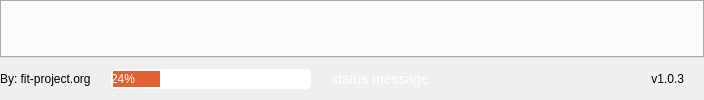
           <widget class="QFrame" name="content_bottom">
            <property name="maximumSize">
             <size>
              <width>16777215</width>
              <height>16777215</height>
             </size>
            </property>
            <property name="frameShape">
             <enum>QFrame::NoFrame</enum>
            </property>
            <property name="frameShadow">
             <enum>QFrame::Raised</enum>
            </property>
            <layout class="QVBoxLayout" name="verticalLayout_6">
             <property name="spacing">
              <number>0</number>
             </property>
             <property name="leftMargin">
              <number>0</number>
             </property>
             <property name="topMargin">
              <number>0</number>
             </property>
             <property name="rightMargin">
              <number>0</number>
             </property>
             <property name="bottomMargin">
              <number>0</number>
             </property>
             <item>
              <widget class="QFrame" name="content">
               <property name="enabled">
                <bool>true</bool>
               </property>
               <property name="styleSheet">
                <string notr="true"/>
               </property>
               <property name="frameShape">
                <enum>QFrame::NoFrame</enum>
               </property>
               <property name="frameShadow">
                <enum>QFrame::Raised</enum>
               </property>
               <layout class="QHBoxLayout" name="contentTabsLayout">
                <property name="spacing">
                 <number>0</number>
                </property>
                <property name="sizeConstraint">
                 <enum>QLayout::SetNoConstraint</enum>
                </property>
                <property name="leftMargin">
                 <number>0</number>
                </property>
                <property name="topMargin">
                 <number>0</number>
                </property>
                <property name="rightMargin">
                 <number>0</number>
                </property>
                <property name="bottomMargin">
                 <number>0</number>
                </property>
                <item>
                 <widget class="QTabWidget" name="tabs">
                  <property name="layoutDirection">
                   <enum>Qt::LeftToRight</enum>
                  </property>
                  <property name="autoFillBackground">
                   <bool>false</bool>
                  </property>
                  <property name="styleSheet">
                   <string notr="true">
QTabWidget::tab-bar {alignment: left; background: #0B6C87; color:#ffffff;}
QTabBar::tab {
    background: rgb(33, 37, 43);
    border: 2px solid rgb(33, 37, 43);
    border-top-left-radius: 4px;
    border-top-right-radius: 4px;
    min-width: 8ex;
    padding: 4px;
}

QTabBar::tab:selected, QTabBar::tab:hover {
    background: rgb(44, 49, 58);
}

QTabBar::tab:selected {
    border-color: rgb(44, 49, 58);
}

QTabBar::tab:!selected {
    margin-top: 2px; /* make non-selected tabs look smaller */
}</string>
                  </property>
                  <property name="tabPosition">
                   <enum>QTabWidget::North</enum>
                  </property>
                  <property name="tabShape">
                   <enum>QTabWidget::Rounded</enum>
                  </property>
                  <property name="currentIndex">
                   <number>0</number>
                  </property>
                  <property name="elideMode">
                   <enum>Qt::ElideLeft</enum>
                  </property>
                  <property name="documentMode">
                   <bool>false</bool>
                  </property>
                  <property name="tabsClosable">
                   <bool>true</bool>
                  </property>
                  <property name="movable">
                   <bool>false</bool>
                  </property>
                  <property name="tabBarAutoHide">
                   <bool>true</bool>
                  </property>
                  <widget class="QWidget" name="tab">
                   <attribute name="title">
                    <string>Tab1</string>
                   </attribute>
                  </widget>
                 </widget>
                </item>
               </layout>
              </widget>
             </item>
             <item>
              <widget class="QFrame" name="bottom_bar">
               <property name="minimumSize">
                <size>
                 <width>0</width>
                 <height>42</height>
                </size>
               </property>
               <property name="maximumSize">
                <size>
                 <width>16777215</width>
                 <height>42</height>
                </size>
               </property>
               <property name="frameShape">
                <enum>QFrame::NoFrame</enum>
               </property>
               <property name="frameShadow">
                <enum>QFrame::Raised</enum>
               </property>
               <layout class="QHBoxLayout" name="horizontalLayout_5">
                <property name="spacing">
                 <number>0</number>
                </property>
                <property name="leftMargin">
                 <number>0</number>
                </property>
                <property name="topMargin">
                 <number>0</number>
                </property>
                <property name="rightMargin">
                 <number>0</number>
                </property>
                <property name="bottomMargin">
                 <number>0</number>
                </property>
                <item>
                 <widget class="QLabel" name="credits_label">
                  <property name="maximumSize">
                   <size>
                    <width>120</width>
                    <height>16</height>
                   </size>
                  </property>
                  <property name="text">
                   <string>By: fit-project.org</string>
                  </property>
                  <property name="alignment">
                   <set>Qt::AlignLeading|Qt::AlignLeft|Qt::AlignVCenter</set>
                  </property>
                 </widget>
                </item>
                <item>
                 <spacer name="bottom_bar_left_spacer">
                  <property name="orientation">
                   <enum>Qt::Horizontal</enum>
                  </property>
                  <property name="sizeType">
                   <enum>QSizePolicy::Expanding</enum>
                  </property>
                  <property name="sizeHint" stdset="0">
                   <size>
                    <width>20</width>
                    <height>20</height>
                   </size>
                  </property>
                 </spacer>
                </item>
                <item>
                 <widget class="QProgressBar" name="progress_bar">
                  <property name="minimumSize">
                   <size>
                    <width>200</width>
                    <height>0</height>
                   </size>
                  </property>
                  <property name="maximumSize">
                   <size>
                    <width>200</width>
                    <height>20</height>
                   </size>
                  </property>
                  <property name="styleSheet">
                   <string notr="true">QProgressBar
{
    color: #ffffff;
    border-style: outset;
border-width: 2px;
    border-radius: 5px;
    text-align: left;
}
QProgressBar::chunk
{
    background-color:#e06133;
}</string>
                  </property>
                  <property name="value">
                   <number>24</number>
                  </property>
                 </widget>
                </item>
                <item>
                 <spacer name="bottom_bar_central_spacer">
                  <property name="orientation">
                   <enum>Qt::Horizontal</enum>
                  </property>
                  <property name="sizeType">
                   <enum>QSizePolicy::Expanding</enum>
                  </property>
                  <property name="sizeHint" stdset="0">
                   <size>
                    <width>20</width>
                    <height>20</height>
                   </size>
                  </property>
                 </spacer>
                </item>
                <item>
                 <widget class="QLabel" name="status_message">
                  <property name="minimumSize">
                   <size>
                    <width>300</width>
                    <height>0</height>
                   </size>
                  </property>
                  <property name="styleSheet">
                   <string notr="true">font-size:14px;
color:#ffffff;</string>
                  </property>
                  <property name="text">
                   <string>status message</string>
                  </property>
                 </widget>
                </item>
                <item>
                 <spacer name="bottom_bar_right_spacer">
                  <property name="orientation">
                   <enum>Qt::Horizontal</enum>
                  </property>
                  <property name="sizeType">
                   <enum>QSizePolicy::Expanding</enum>
                  </property>
                  <property name="sizeHint" stdset="0">
                   <size>
                    <width>20</width>
                    <height>20</height>
                   </size>
                  </property>
                 </spacer>
                </item>
                <item>
                 <widget class="QLabel" name="version">
                  <property name="maximumSize">
                   <size>
                    <width>120</width>
                    <height>16777215</height>
                   </size>
                  </property>
                  <property name="text">
                   <string>v1.0.3</string>
                  </property>
                  <property name="alignment">
                   <set>Qt::AlignRight|Qt::AlignTrailing|Qt::AlignVCenter</set>
                  </property>
                 </widget>
                </item>
                <item>
                 <widget class="QFrame" name="frame_size_grip">
                  <property name="minimumSize">
                   <size>
                    <width>20</width>
                    <height>0</height>
                   </size>
                  </property>
                  <property name="maximumSize">
                   <size>
                    <width>20</width>
                    <height>16777215</height>
                   </size>
                  </property>
                  <property name="frameShape">
                   <enum>QFrame::NoFrame</enum>
                  </property>
                  <property name="frameShadow">
                   <enum>QFrame::Raised</enum>
                  </property>
                 </widget>
                </item>
               </layout>
              </widget>
             </item>
            </layout>
           </widget>
